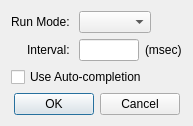
<?xml version="1.0" encoding="UTF-8"?>
<ui version="4.0">
 <class>DialogScriptSettings</class>
 <widget class="QDialog" name="DialogScriptSettings">
  <property name="geometry">
   <rect>
    <x>0</x>
    <y>0</y>
    <width>189</width>
    <height>126</height>
   </rect>
  </property>
  <property name="windowTitle">
   <string>Script Settings</string>
  </property>
  <layout class="QFormLayout" name="formLayout">
   <property name="labelAlignment">
    <set>Qt::AlignRight|Qt::AlignTrailing|Qt::AlignVCenter</set>
   </property>
   <item row="0" column="0">
    <widget class="QLabel" name="labelRunMode">
     <property name="text">
      <string>Run Mode: </string>
     </property>
    </widget>
   </item>
   <item row="0" column="1">
    <widget class="RunModeComboBox" name="comboBoxRunMode">
     <property name="sizePolicy">
      <sizepolicy hsizetype="Fixed" vsizetype="Fixed">
       <horstretch>0</horstretch>
       <verstretch>0</verstretch>
      </sizepolicy>
     </property>
    </widget>
   </item>
   <item row="1" column="0">
    <widget class="QLabel" name="labelInterval">
     <property name="text">
      <string>Interval: </string>
     </property>
    </widget>
   </item>
   <item row="1" column="1">
    <layout class="QHBoxLayout" name="horizontalLayout">
     <item>
      <widget class="NumericLineEdit" name="lineEditInterval">
       <property name="sizePolicy">
        <sizepolicy hsizetype="Fixed" vsizetype="Fixed">
         <horstretch>0</horstretch>
         <verstretch>0</verstretch>
        </sizepolicy>
       </property>
       <property name="maximumSize">
        <size>
         <width>60</width>
         <height>16777215</height>
        </size>
       </property>
      </widget>
     </item>
     <item>
      <widget class="QLabel" name="label">
       <property name="text">
        <string>(msec)</string>
       </property>
      </widget>
     </item>
    </layout>
   </item>
   <item row="2" column="0" colspan="2">
    <widget class="QCheckBox" name="checkBoxAutoComplete">
     <property name="text">
      <string>Use Auto-completion</string>
     </property>
    </widget>
   </item>
   <item row="3" column="0" colspan="2">
    <widget class="QDialogButtonBox" name="buttonBox">
     <property name="orientation">
      <enum>Qt::Horizontal</enum>
     </property>
     <property name="standardButtons">
      <set>QDialogButtonBox::Cancel|QDialogButtonBox::Ok</set>
     </property>
     <property name="centerButtons">
      <bool>true</bool>
     </property>
    </widget>
   </item>
  </layout>
 </widget>
 <customwidgets>
  <customwidget>
   <class>NumericLineEdit</class>
   <extends>QLineEdit</extends>
   <header>numericlineedit.h</header>
  </customwidget>
  <customwidget>
   <class>RunModeComboBox</class>
   <extends>QComboBox</extends>
   <header>runmodecombobox.h</header>
  </customwidget>
 </customwidgets>
 <resources/>
 <connections>
  <connection>
   <sender>buttonBox</sender>
   <signal>accepted()</signal>
   <receiver>DialogScriptSettings</receiver>
   <slot>accept()</slot>
   <hints>
    <hint type="sourcelabel">
     <x>248</x>
     <y>254</y>
    </hint>
    <hint type="destinationlabel">
     <x>157</x>
     <y>274</y>
    </hint>
   </hints>
  </connection>
  <connection>
   <sender>buttonBox</sender>
   <signal>rejected()</signal>
   <receiver>DialogScriptSettings</receiver>
   <slot>reject()</slot>
   <hints>
    <hint type="sourcelabel">
     <x>316</x>
     <y>260</y>
    </hint>
    <hint type="destinationlabel">
     <x>286</x>
     <y>274</y>
    </hint>
   </hints>
  </connection>
 </connections>
</ui>
